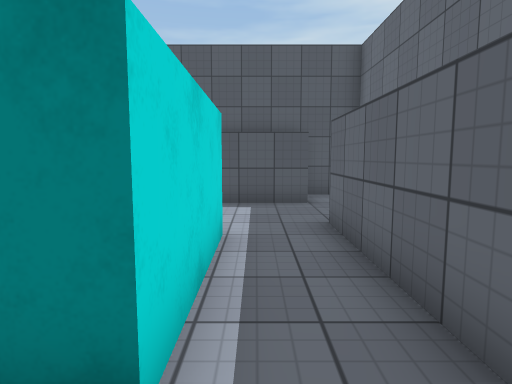
View 1 (above)

15 first-person views from a walk through a scene from a Unity 3-D project. The camera is 1.3 m above the floor, tilts 6° down and sees 75° across. The floor is counted in squares, 1 m on a side. Each view is taken from the middle of a square. On the plan, view 1 faces up. The plan holds only what a view shows up to about 14 squares ahead; the rest is blank. Surface patterns are stand-ins for the level's own textures.

View 2
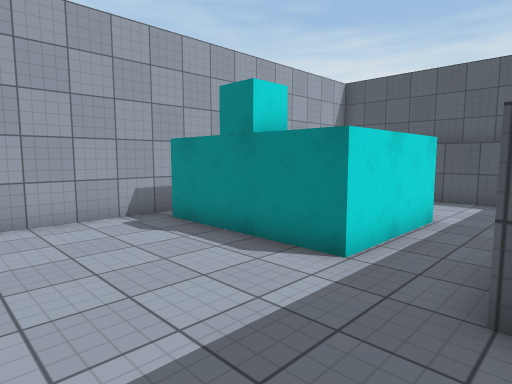

View 3
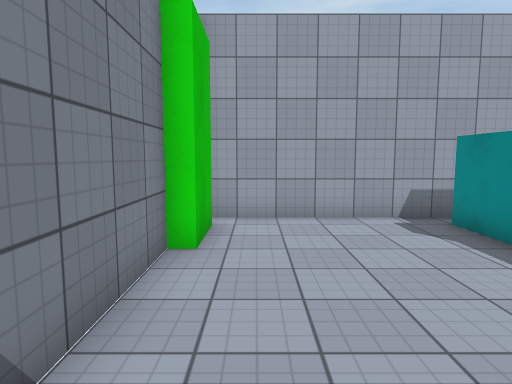

View 4
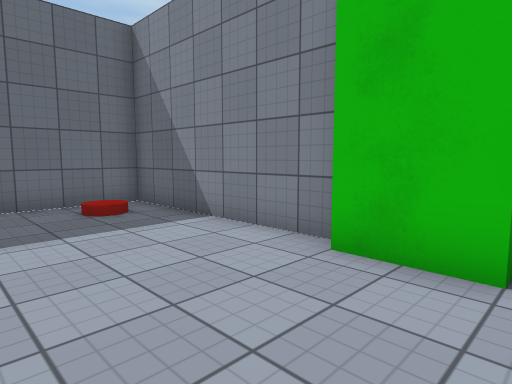

View 5
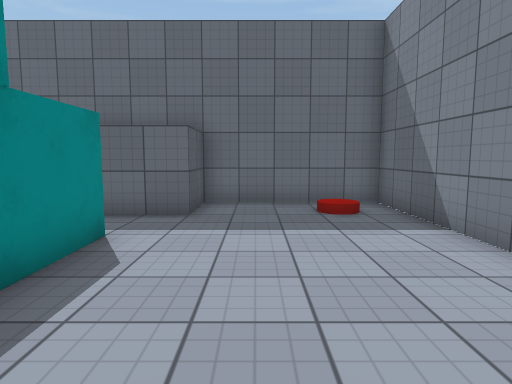

View 6
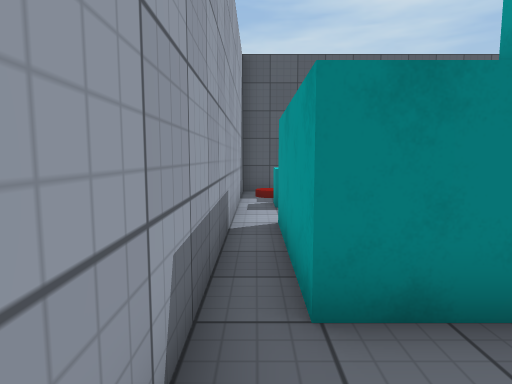

View 7
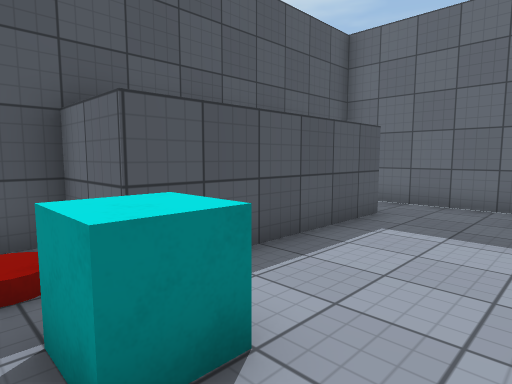

View 8
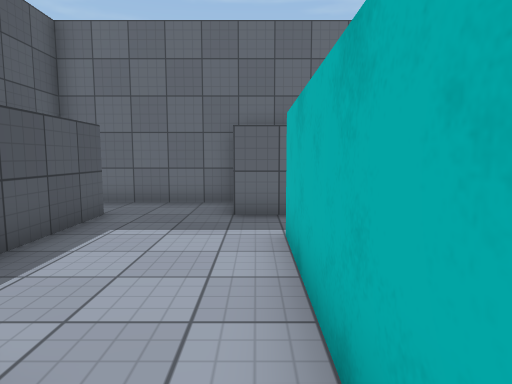

View 9
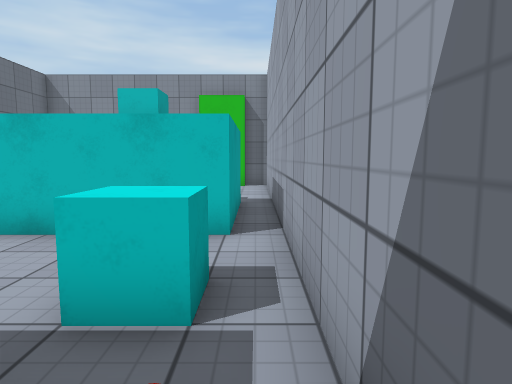

View 10
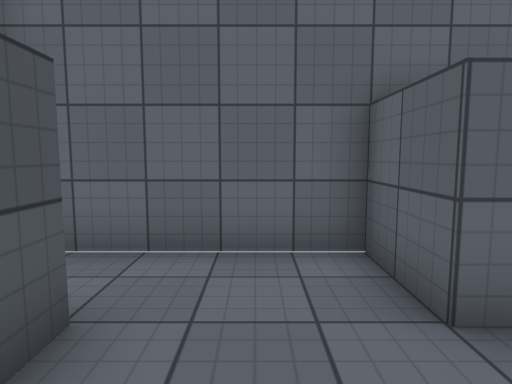

View 11
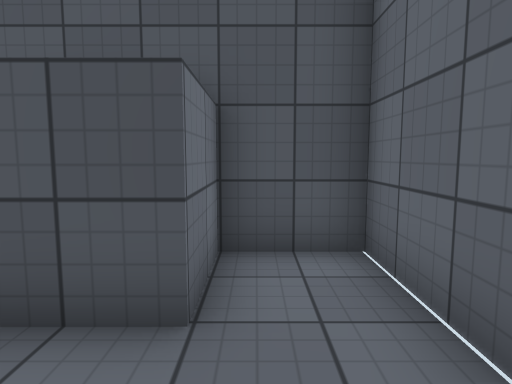

View 12
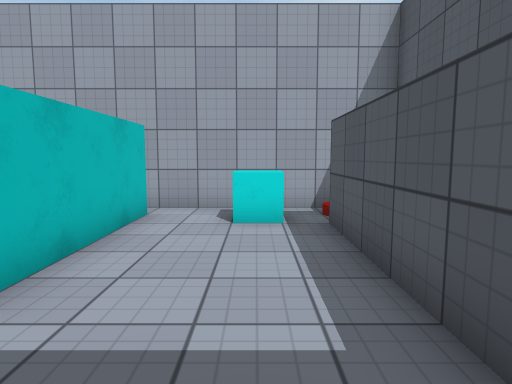

View 13
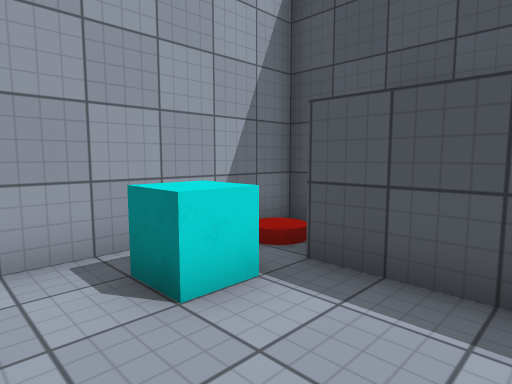

View 14
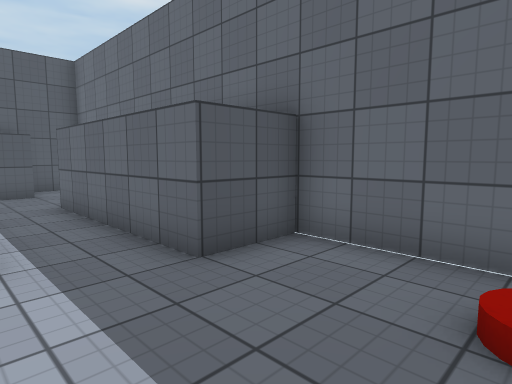

View 15
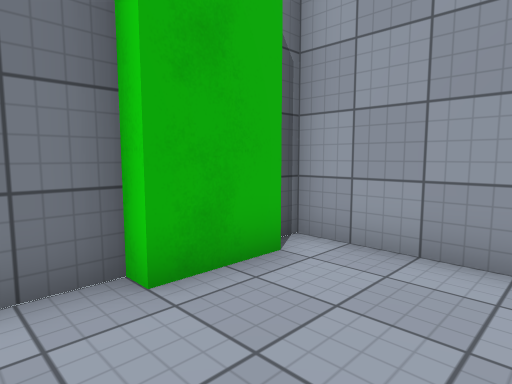

### Floor plan
Key: @ floor where view 1 was taken; # wall or solid block; . main floor; : floor 0.25 m higher than the main floor; / step, stairs or slope; ^ raised ledge.
Columns run from 7 left of view 1 to 4 right of it. Each row starts with its distance up from view 1.
 12 ####    ####
 11 #..#    #..#
 10 #//######..#
  9 #..........#
  8 #.^........#
  7 #..........#
  6 #........###
  5 #.#####..#
  4 #.#   #..#
  3 #.#   #..#
  2 #.#####..#
  1 #........###
  0 #......@...#
 -1 #..........#
 -2 #..........#
 -3 #........:.#
 -4 #.##.......#
 -5 ############

Positions as (right, up) in squares from view 1, and headings:
1: (0, 0), facing up
2: (2, -3), facing up-left
3: (2, -3), facing left
4: (-6, 0), facing down-right
5: (-6, -1), facing right
6: (-6, -1), facing up
7: (-6, 6), facing up-right
8: (-6, 6), facing right
9: (-6, 11), facing down
10: (-1, 8), facing right
11: (2, 7), facing up
12: (2, 8), facing left
13: (-2, 6), facing up-left
14: (-1, -3), facing up-right
15: (-2, -1), facing down-left
